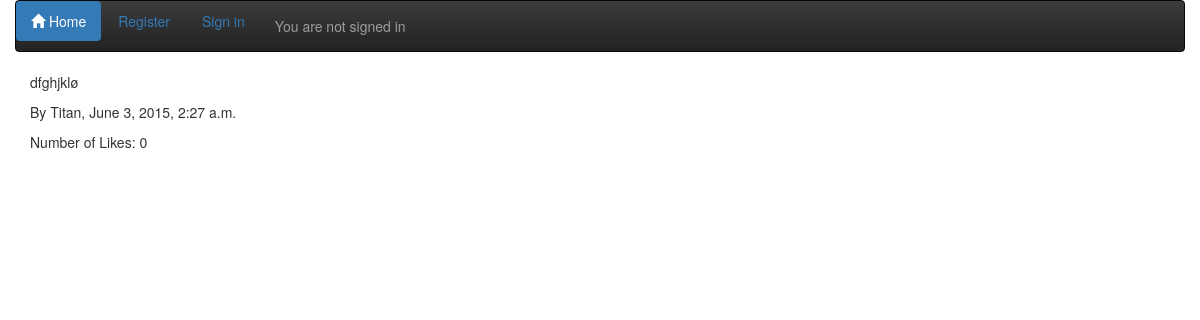
Screenshot of /site_details/18/ with the database file from the repository.
### theme/models.py (models this page shows, shortened)
class Comment(models.Model):
	comment = models.TextField()
	likes = models.PositiveIntegerField(default=0)
	comment_by = models.ForeignKey(User, related_name="written_comments")
	comment_datetime = models.DateTimeField()
	class Meta:
		ordering = ['-comment_datetime']

### theme/views.py (the view)
# urls.py: url(r'^(\d+)/$', theme_views.comment_details, name='comment_details'),
def comment_details(request, comment_id):
	comments = Comment.objects.all().filter(id=comment_id)
	context = {
	'comments': comments,
	}
	return render(request, 'theme/comment_details.html', context)

### theme/templates/theme/comment_details.html (shortened to what this page needs)
{% extends 'theme/base.html' %}
{% block container %}
{% for comment in comments %}
<div class="container">
	<p>{{ comment.comment }}</p>
	<p>By {{ comment.comment_by }}, {{ comment.comment_datetime }} </p>
	<p>Number of Likes: {{ comment.likes }}</p>
</div>
{% endfor %}
{% endblock %}

### rows the page displays
Comment: comment "dfghjklø", comment_by "Titan", comment_datetime "June 3, 2015, 2:27 a.m.", likes "0"
